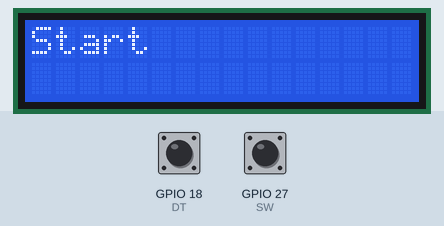
Bench run of a program on a simulated Raspberry Pi (BCM pin numbers). On the bench: 16×2 character LCD. The test bench sets the inputs (shaded band); at power-on: GPIO 27 (SW) HIGH, GPIO 18 (DT) HIGH. The clock reads 2024-03-15 10:24:30 at power-on unless the program sets it; what the program prints to the terminal is not drawn.

Above: at 1.4 s.
1.5 s: GPIO 27 (SW) pulled LOW for 0.15 s
Timing chart, 0 to 4.5 s (numbered marks = the images above; inputs shaded):
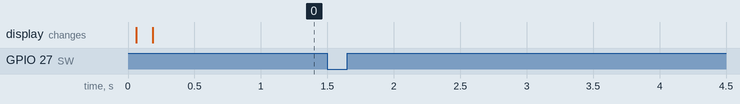

The program:

prompts.py
```python
#!/usr/bin/env python3

import time
import smbus2 as smbus
import RPi.GPIO as GPIO

# I2C Address for 1602 LCD
LCD_ADDR = 0x27
BUS = smbus.SMBus(1)

# Rotary Encoder GPIO Pins
CLK = 17  # A
DT = 18   # B
SW = 27   # Button

# GPIO Setup
GPIO.setmode(GPIO.BCM)
GPIO.setup(CLK, GPIO.IN, pull_up_down=GPIO.PUD_UP)
GPIO.setup(DT, GPIO.IN, pull_up_down=GPIO.PUD_UP)
GPIO.setup(SW, GPIO.IN, pull_up_down=GPIO.PUD_UP)


# Rotary Encoder State
clk_last_state = GPIO.input(CLK)
last_turn_time = time.time()  # Tracks last movement time
debounce_interval = 0.75  # Increase to make encoder less sensitive


def write_word(data):
    """Write a byte to the I2C LCD with backlight control."""
    try:
        BUS.write_byte(LCD_ADDR, data | 0x08)  # Backlight ON
    except Exception as e:
        print(f"[ERROR] LCD Write Failed: {e}")

def send_command(command):
    """Send a command to the LCD."""
    write_word(command & 0xF0)
    write_word((command & 0xF0) | 0x04)
    write_word(command & 0xF0)
    write_word((command << 4) & 0xF0)
    write_word(((command << 4) & 0xF0) | 0x04)
    write_word((command << 4) & 0xF0)
    time.sleep(0.002)

def send_data(data):
    """Send a character to the LCD."""
    write_word((data & 0xF0) | 0x01)
    write_word(((data & 0xF0) | 0x05))
    write_word((data & 0xF0) | 0x01)
    write_word(((data << 4) & 0xF0) | 0x01)
    write_word((((data << 4) & 0xF0) | 0x05))
    write_word(((data << 4) & 0xF0) | 0x01)
    time.sleep(0.002)

def init_lcd():
    """Initialize LCD in 4-bit mode."""
    time.sleep(0.05)
    send_command(0x33)
    send_command(0x32)
    send_command(0x28)
    send_command(0x0C)
    send_command(0x01)
    time.sleep(0.1)

def write_lcd(text):
    """Write text to the LCD, clearing previous text."""
    send_command(0x80)
    for i in range(16):
        send_data(ord(text[i]) if i < len(text) else ord(' '))

def update_display():
    """Update LCD with the current menu selection."""
    write_lcd(current_menu[menu_index])
    if in_submenu:
        print(f"[SUBMENU] Now in: {current_menu[menu_index]}")
    else:
        print(f"[MENU] Now in: {current_menu[menu_index]}")


turn_count = 0 # Global variable to store total turns

def read_rotary():
    """Reads rotary encoder input with reduced sensitivity."""
    global menu_index, clk_last_state, last_turn_time, turn_count
    clk_state = GPIO.input(CLK)
    dt_state = GPIO.input(DT)
    current_time = time.time()

    if clk_state != clk_last_state and (current_time - last_turn_time) > debounce_interval:
        if dt_state != clk_state:
            menu_index = (menu_index + 1) % len(current_menu)  # Scroll down
            turn_count += 1 # Increment total turns
            print(f"[ROTARY] Moved DOWN: {current_menu[menu_index]} | Turns: {turn_count}")
        else:
            menu_index = (menu_index - 1) % len(current_menu)  # Scroll up
            turn_count -= 1 # Decrement total turns
            print(f"[ROTARY] Moved UP: {current_menu[menu_index]} | Turns: {turn_count}")

        last_turn_time = current_time  # Update last turn time
        update_display()

    clk_last_state = clk_state

def check_button():
    """Check if the encoder button is pressed."""
    global current_menu, submenu, menu_index, in_submenu

    if GPIO.input(SW) == GPIO.LOW:
        selected_item = current_menu[menu_index]

        if in_submenu:
            if selected_item == "Back":
                current_menu = main_menu
                in_submenu = False
                menu_index = 0
                print(f"[NAVIGATION] Returning to Main Menu")
            else:
                print(f"[ACTION] Selected {selected_item} in submenu")
        else:
            if menu_tree[selected_item]:  # Check if it has a submenu
                submenu = menu_tree[selected_item]
                current_menu = submenu
                in_submenu = True
                menu_index = 0
                print(f"[NAVIGATION] Entering {selected_item} submenu")
            else:
                print(f"[ACTION] Selected {selected_item}")

        update_display()
        time.sleep(0.1)  # Basic debounce


# Menu Structure
menu_tree = {
    "Start": None,
    "Settings": ["Brightness: 100", "Volume: 0", "Back"],
    "Info": ["Version: 1.0.5", "Back"],
    "Secret Menu": ["Hello", ("World")],
    "Exit": None
}

main_menu = list(menu_tree.keys())
submenu = []

# Menu State Tracking
current_menu = main_menu
menu_index = 0
in_submenu = False

# Initialize LCD
init_lcd()
update_display()

try:
    while True:
        read_rotary()
        check_button()
        time.sleep(0.01)  # Small delay to reduce CPU usage
except KeyboardInterrupt:
    GPIO.cleanup()
    send_command(0x01)  # Clear LCD
    print("\n[EXIT] Cleanup and Shutdown...")
```

Measured:
- after the input at 1.5 s, every drawn part: stays the same
